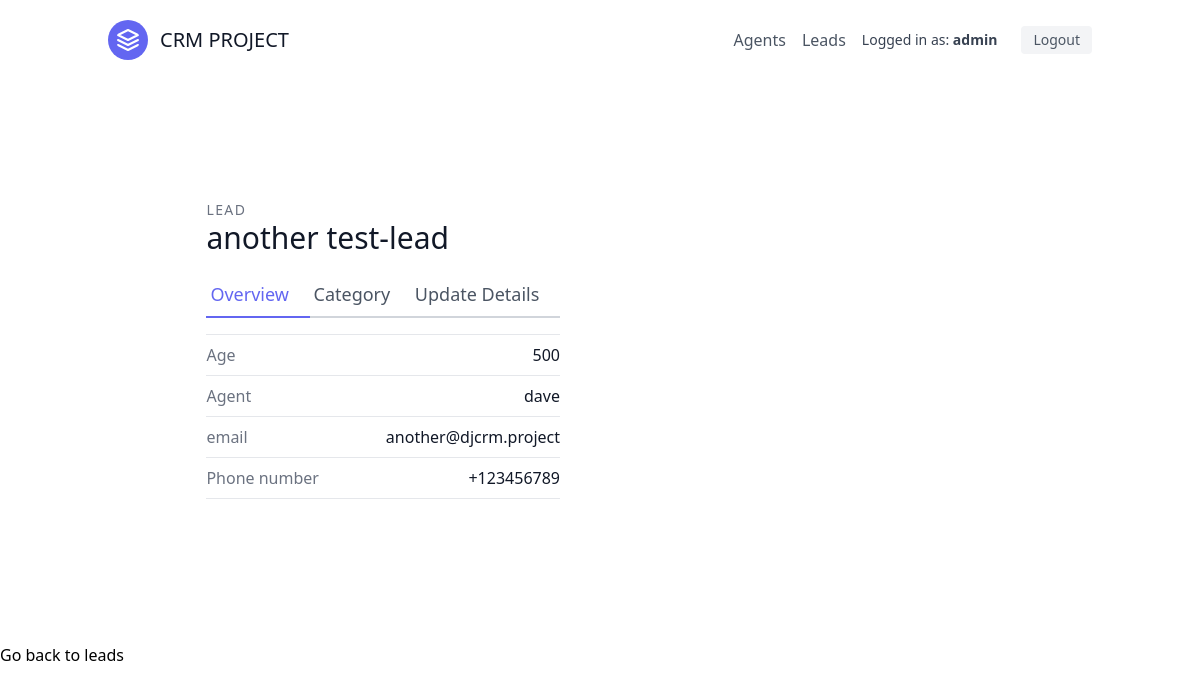
Page /leads/3 (signed in) on the earlier database version.
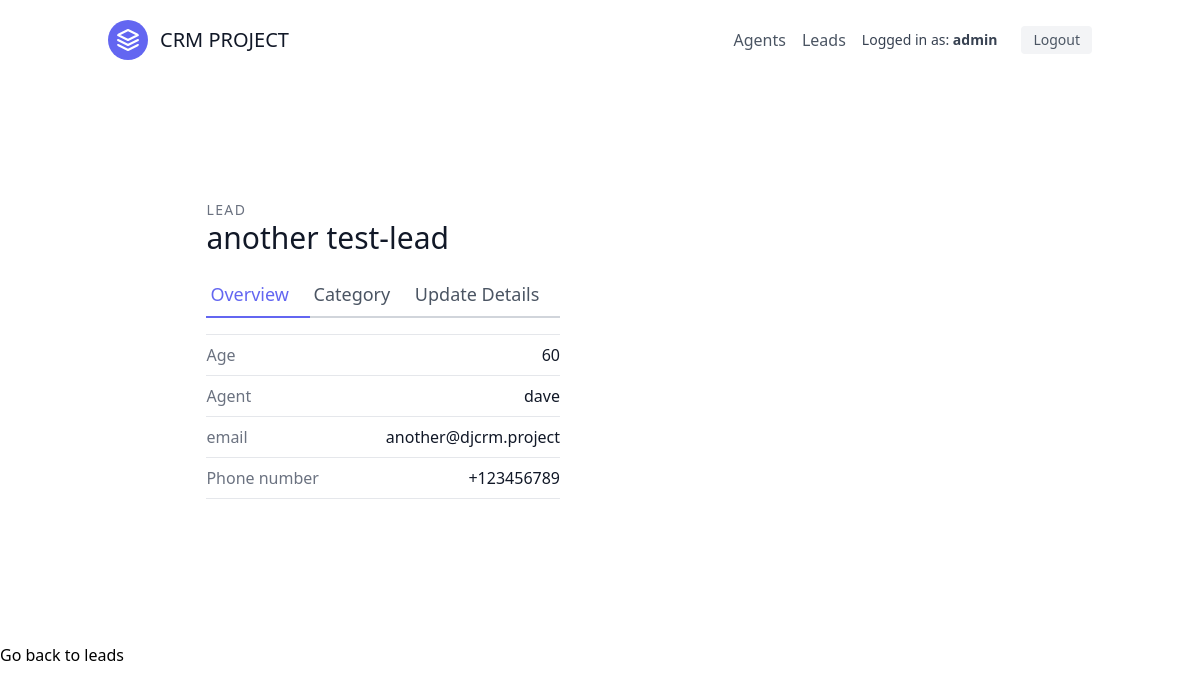
Same page on the later database version.
### leads/models.py (models this page shows, shortened)
class Lead(models.Model):
    first_name = models.CharField(max_length=20)
    last_name = models.CharField(max_length=20)
    age = models.IntegerField(default=0)
    organisation = models.ForeignKey(UserProfile, null=True, blank=True, on_delete=models.CASCADE)
    agent = models.ForeignKey('Agent', null=True, blank=True, on_delete=models.SET_NULL)
    category = models.ForeignKey('Category', related_name="leads", null=True, blank=True, on_delete=models.SET_NULL)
    description = models.TextField()
    date_added = models.DateTimeField(auto_now_add=True)
    phone_number = models.CharField(max_length=20)
    email = models.EmailField()

class Agent(models.Model):
    user = models.OneToOneField(User, on_delete=models.CASCADE)
    organisation = models.ForeignKey(UserProfile, on_delete=models.CASCADE)
    def __str__(self):
        return self.user.username #.email

class User(AbstractUser):
    is_organisor = models.BooleanField(default=True)
    is_agent = models.BooleanField(default=False)

### leads/views.py (the view)
# urls.py: path('<int:pk>', views.LeadDetailView.as_view(), name='lead-detail'),
class LeadDetailView(LoginRequiredMixin, DetailView):
    template_name = "leads/lead_detail.html"
    context_object_name = 'lead'
    def get_queryset(self):
        user = self.request.user
        if user.is_organisor:
            queryset = Lead.objects.filter(organisation=user.userprofile)
        else:
            queryset = Lead.objects.filter(organisation=user.agent.organisation)
            queryset = queryset.filter(agent__user=user)
        return queryset

### leads/templates/leads/lead_detail.html (shortened to what this page needs)
{% extends "base.html" %}
{% block content %}
<section class="text-gray-600 body-font overflow-hidden">
    <div class="container px-5 py-24 mx-auto">
      <div class="lg:w-4/5 mx-auto flex flex-wrap">
        <div class="lg:w-1/2 w-full lg:pr-10 lg:py-6 mb-6 lg:mb-0">
          <h2 class="text-sm title-font text-gray-500 tracking-widest">LEAD</h2>
          <h1 class="text-gray-900 text-3xl title-font font-medium mb-4">{{ lead.first_name }} {{ lead.last_name }}</h1>
          <div class="flex mb-4">
            <a href="{% url 'leads:lead-detail' lead.pk %}" class="flex-grow text-indigo-500 border-b-2 border-indigo-500 py-2 text-lg px-1">
                Overview
            </a>
            <a href="{% url "leads:lead-category-update" lead.pk %}" class="flex-grow border-b-2 border-gray-300 py-2 text-lg px-1">
                Category
            </a>
            <a href="{% url 'leads:lead-update' lead.pk %}" class="flex-grow border-b-2 border-gray-300 py-2 text-lg px-1">
                Update Details
            </a>
          </div>
          <div class="flex border-t border-gray-200 py-2">
            <span class="text-gray-500">Age</span>
            <span class="ml-auto text-gray-900">{{ lead.age }}</span>
          </div>
          <div class="flex border-t border-gray-200 py-2">
            <span class="text-gray-500">Agent</span>
            <span class="ml-auto text-gray-900">{{ lead.agent }}</span>
          </div>
          <div class="flex border-t border-gray-200 py-2">
            <span class="text-gray-500">email</span>
            <span class="ml-auto text-gray-900">{{ lead.email }}</span>
          </div>
          <div class="flex border-t border-b mb-6 border-gray-200 py-2">
            <span class="text-gray-500">Phone number</span>
            <span class="ml-auto text-gray-900">{{ lead.phone_number }}</span>
          </div>
        </div>
      </div>
    </div>
</section>
    <a href='{% url 'leads:lead-list' %}'>Go back to leads</a>
{% endblock content %}

Differences in the rows shown:
changed Lead "another": age "500" → "60"
